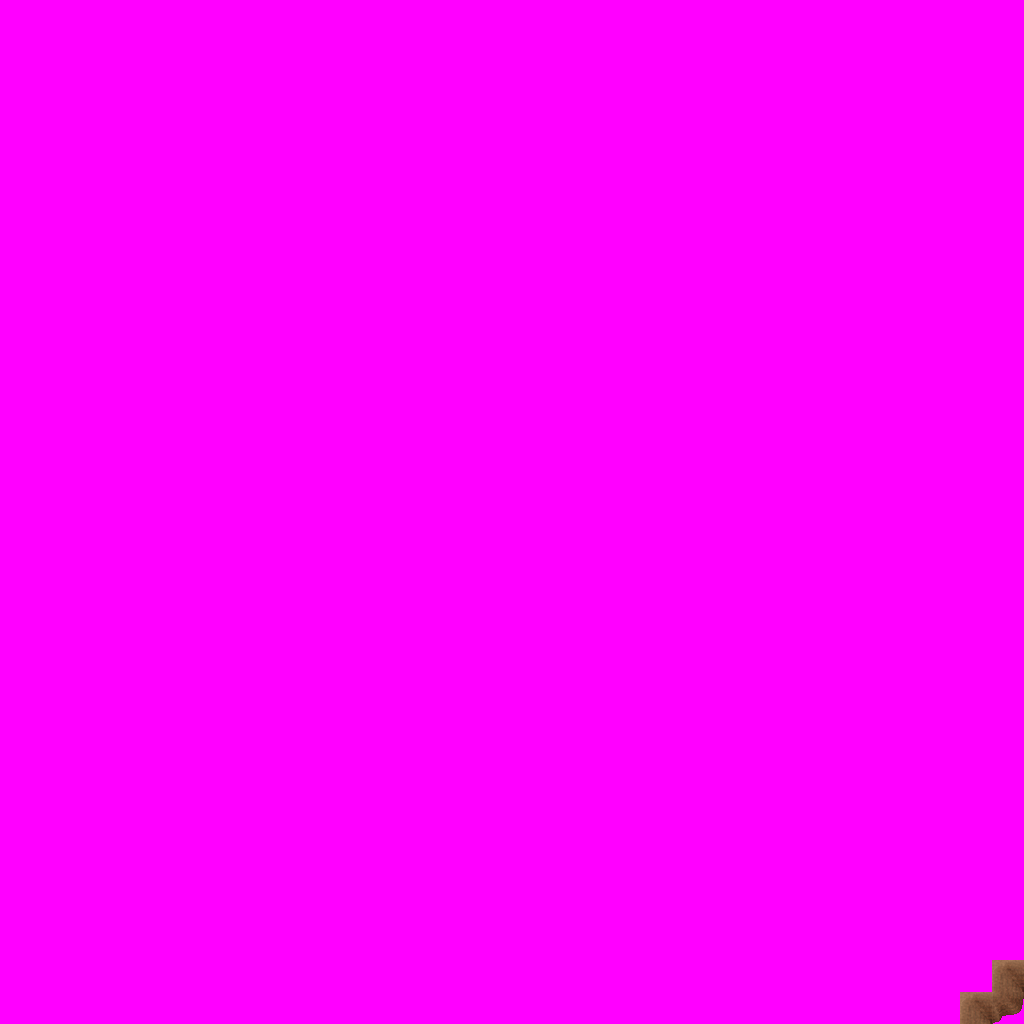

A 2D game scene composited from a Tiled map and its tileset images. What follows is a short description and the map's XML, with each tile layer's data collapsed to a summary:
An orthogonal 32x32 tile map with 32x32 px tiles, 7 tile layers (Ground, Objects, Above, Walkable, ...), 3 tilesets.

<map version="1.0" orientation="orthogonal" width="32" height="32" tilewidth="32" tileheight="32">
 <tileset firstgid="1" name="ground_brown" tilewidth="32" tileheight="32">
  <image source="../drawable/ground_brown.png" width="160" height="32" />
 </tileset>
 <tileset firstgid="6" name="building_wall_int_sandstone" tilewidth="32" tileheight="32">
  <image source="../drawable/building_wall_int_sandstone.png" width="96" height="160" />
 </tileset>
 <tileset firstgid="21" name="walkable_sentinel" tilewidth="32" tileheight="32">
  <image source="../drawable/walkable_sentinel.png" width="32" height="32" />
 </tileset>
 <layer name="Ground" width="32" height="32">
  <data>[1024 cells, 1024 non-empty, 2 distinct tile ids]</data>
 </layer>
 <layer name="Objects" width="32" height="32">
  <data>[1024 cells, 0 non-empty, 0 distinct tile ids]</data>
 </layer>
 <layer name="Above" width="32" height="32">
  <data>[1024 cells, 0 non-empty, 0 distinct tile ids]</data>
 </layer>
 <layer name="Walkable" width="32" height="32">
  <data>[1024 cells, 1024 non-empty, 1 distinct tile ids]</data>
 </layer>
 <layer name="Objects_stendhal" width="32" height="32">
  <data>[1024 cells, 3 non-empty, 2 distinct tile ids]</data>
 </layer>
 <layer name="Above_stendhal" width="32" height="32">
  <data>[1024 cells, 0 non-empty, 0 distinct tile ids]</data>
 </layer>
 <layer name="Objects_stendhal2" width="32" height="32">
  <data>[1024 cells, 0 non-empty, 0 distinct tile ids]</data>
 </layer>
 <objectgroup name="Mapevents" width="32" height="32" />
 <objectgroup name="Spawn" width="32" height="32" />
 <objectgroup name="Keys" width="32" height="32" />
 <objectgroup name="Replace" width="32" height="32" />
</map>
